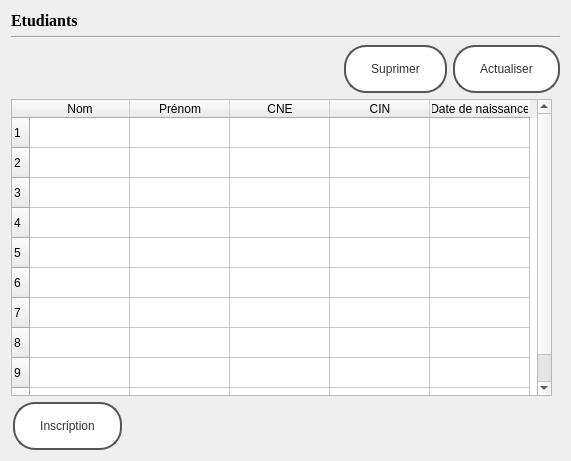
<?xml version="1.0" encoding="UTF-8"?>
<ui version="4.0">
 <class>etudiant</class>
 <widget class="QDialog" name="etudiant">
  <property name="geometry">
   <rect>
    <x>0</x>
    <y>0</y>
    <width>571</width>
    <height>461</height>
   </rect>
  </property>
  <property name="windowTitle">
   <string>Etudiants</string>
  </property>
  <property name="windowIcon">
   <iconset resource="resource.qrc">
    <normaloff>:/img_file/student.png</normaloff>:/img_file/student.png</iconset>
  </property>
  <layout class="QGridLayout" name="gridLayout">
   <item row="0" column="0">
    <layout class="QVBoxLayout" name="verticalLayout">
     <item>
      <widget class="QLabel" name="label">
       <property name="font">
        <font>
         <family>Times New Roman</family>
         <pointsize>12</pointsize>
         <bold>true</bold>
        </font>
       </property>
       <property name="text">
        <string>Etudiants</string>
       </property>
      </widget>
     </item>
     <item>
      <widget class="Line" name="line">
       <property name="orientation">
        <enum>Qt::Horizontal</enum>
       </property>
      </widget>
     </item>
     <item>
      <layout class="QHBoxLayout" name="horizontalLayout">
       <item>
        <spacer name="horizontalSpacer">
         <property name="orientation">
          <enum>Qt::Horizontal</enum>
         </property>
         <property name="sizeHint" stdset="0">
          <size>
           <width>40</width>
           <height>20</height>
          </size>
         </property>
        </spacer>
       </item>
       <item>
        <widget class="QPushButton" name="pushButton_delete">
         <property name="cursor">
          <cursorShape>PointingHandCursor</cursorShape>
         </property>
         <property name="styleSheet">
          <string notr="true">/* Style pour le bouton Filiers - Style moderne d'entreprise */
#pushButton_delete {
    background: #ffffff; /* Fond blanc */
    color: #333333; /* Texte gris foncé */
    padding: 15px 25px; /* Espacement autour du texte */
    border: 2px solid #555555; /* Contour gris foncé */
    border-radius: 22px; /* Coins arrondis */
    font: 16px &quot;Helvetica Neue&quot;, sans-serif; /* Police sans-serif moderne */
    cursor: pointer; /* Curseur pointer au survol */
    transition: background 0.3s ease, color 0.3s ease, border-color 0.3s ease; /* Animation de transition sur la couleur de fond, la couleur du texte et la couleur du contour */
}

/* Effet de survol pour le bouton Filiers */
#pushButton_delete:hover {
    background: #f1f1f1; /* Fond légèrement plus foncé au survol */
    color: #555555; /* Texte gris un peu plus clair au survol */
    border-color: #777777; /* Contour gris plus clair au survol */
}

/* Effet de pression pour le bouton Filiers */
#pushButton_delete:active {
    background: #e6e6e6; /* Fond légèrement plus foncé lorsqu'appuyé */
    box-shadow: 0 4px 6px rgba(0, 0, 0, 0.1); /* Légère ombre lorsqu'appuyé */
    transform: translateY(2px); /* Légère translation vers le bas pour l'effet de pression */
}
</string>
         </property>
         <property name="text">
          <string>Suprimer</string>
         </property>
        </widget>
       </item>
       <item>
        <widget class="QPushButton" name="pushButton">
         <property name="cursor">
          <cursorShape>PointingHandCursor</cursorShape>
         </property>
         <property name="styleSheet">
          <string notr="true">/* Style pour le bouton Filiers - Style moderne d'entreprise */
#pushButton {
    background: #ffffff; /* Fond blanc */
    color: #333333; /* Texte gris foncé */
    padding: 15px 25px; /* Espacement autour du texte */
    border: 2px solid #555555; /* Contour gris foncé */
    border-radius: 22px; /* Coins arrondis */
    font: 16px &quot;Helvetica Neue&quot;, sans-serif; /* Police sans-serif moderne */
    cursor: pointer; /* Curseur pointer au survol */
    transition: background 0.3s ease, color 0.3s ease, border-color 0.3s ease; /* Animation de transition sur la couleur de fond, la couleur du texte et la couleur du contour */
}

/* Effet de survol pour le bouton Filiers */
#pushButton:hover {
    background: #f1f1f1; /* Fond légèrement plus foncé au survol */
    color: #555555; /* Texte gris un peu plus clair au survol */
    border-color: #777777; /* Contour gris plus clair au survol */
}

/* Effet de pression pour le bouton Filiers */
#pushButton:active {
    background: #e6e6e6; /* Fond légèrement plus foncé lorsqu'appuyé */
    box-shadow: 0 4px 6px rgba(0, 0, 0, 0.1); /* Légère ombre lorsqu'appuyé */
    transform: translateY(2px); /* Légère translation vers le bas pour l'effet de pression */
}
</string>
         </property>
         <property name="text">
          <string>Actualiser</string>
         </property>
        </widget>
       </item>
      </layout>
     </item>
     <item>
      <widget class="QTableWidget" name="tableWidget">
       <property name="sizePolicy">
        <sizepolicy hsizetype="Maximum" vsizetype="Maximum">
         <horstretch>5</horstretch>
         <verstretch>5</verstretch>
        </sizepolicy>
       </property>
       <property name="maximumSize">
        <size>
         <width>541</width>
         <height>371</height>
        </size>
       </property>
       <property name="selectionBehavior">
        <enum>QAbstractItemView::SelectRows</enum>
       </property>
       <property name="gridStyle">
        <enum>Qt::SolidLine</enum>
       </property>
       <property name="sortingEnabled">
        <bool>false</bool>
       </property>
       <property name="rowCount">
        <number>10</number>
       </property>
       <row/>
       <row/>
       <row/>
       <row/>
       <row/>
       <row/>
       <row/>
       <row/>
       <row/>
       <row/>
       <column>
        <property name="text">
         <string>Nom</string>
        </property>
        <property name="whatsThis">
         <string extracomment="lola"/>
        </property>
       </column>
       <column>
        <property name="text">
         <string>Prénom</string>
        </property>
       </column>
       <column>
        <property name="text">
         <string>CNE</string>
        </property>
       </column>
       <column>
        <property name="text">
         <string>CIN</string>
        </property>
       </column>
       <column>
        <property name="text">
         <string>Date de naissance</string>
        </property>
       </column>
      </widget>
     </item>
     <item>
      <layout class="QGridLayout" name="gridLayout_2" rowstretch="0" columnstretch="0,0">
       <property name="sizeConstraint">
        <enum>QLayout::SetMaximumSize</enum>
       </property>
       <property name="leftMargin">
        <number>2</number>
       </property>
       <property name="rightMargin">
        <number>2</number>
       </property>
       <property name="horizontalSpacing">
        <number>2</number>
       </property>
       <property name="verticalSpacing">
        <number>4</number>
       </property>
       <item row="0" column="0">
        <widget class="QPushButton" name="pushButton_registre">
         <property name="sizePolicy">
          <sizepolicy hsizetype="Fixed" vsizetype="Fixed">
           <horstretch>0</horstretch>
           <verstretch>0</verstretch>
          </sizepolicy>
         </property>
         <property name="cursor">
          <cursorShape>PointingHandCursor</cursorShape>
         </property>
         <property name="styleSheet">
          <string notr="true">/* Style pour le bouton Filiers - Style moderne d'entreprise */
#pushButton_registre {
    background: #ffffff; /* Fond blanc */
    color: #333333; /* Texte gris foncé */
    padding: 15px 25px; /* Espacement autour du texte */
    border: 2px solid #555555; /* Contour gris foncé */
    border-radius: 22px; /* Coins arrondis */
    font: 16px &quot;Helvetica Neue&quot;, sans-serif; /* Police sans-serif moderne */
    cursor: pointer; /* Curseur pointer au survol */
    transition: background 0.3s ease, color 0.3s ease, border-color 0.3s ease; /* Animation de transition sur la couleur de fond, la couleur du texte et la couleur du contour */
}

/* Effet de survol pour le bouton Filiers */
#pushButton_registre:hover {
    background: #f1f1f1; /* Fond légèrement plus foncé au survol */
    color: #555555; /* Texte gris un peu plus clair au survol */
    border-color: #777777; /* Contour gris plus clair au survol */
}

/* Effet de pression pour le bouton Filiers */
#pushButton_registre:active {
    background: #e6e6e6; /* Fond légèrement plus foncé lorsqu'appuyé */
    box-shadow: 0 4px 6px rgba(0, 0, 0, 0.1); /* Légère ombre lorsqu'appuyé */
    transform: translateY(2px); /* Légère translation vers le bas pour l'effet de pression */
}
</string>
         </property>
         <property name="text">
          <string>Inscription</string>
         </property>
        </widget>
       </item>
       <item row="0" column="1">
        <spacer name="horizontalSpacer_2">
         <property name="orientation">
          <enum>Qt::Horizontal</enum>
         </property>
         <property name="sizeHint" stdset="0">
          <size>
           <width>40</width>
           <height>20</height>
          </size>
         </property>
        </spacer>
       </item>
      </layout>
     </item>
    </layout>
   </item>
  </layout>
 </widget>
 <resources>
  <include location="resource.qrc"/>
 </resources>
 <connections/>
</ui>
